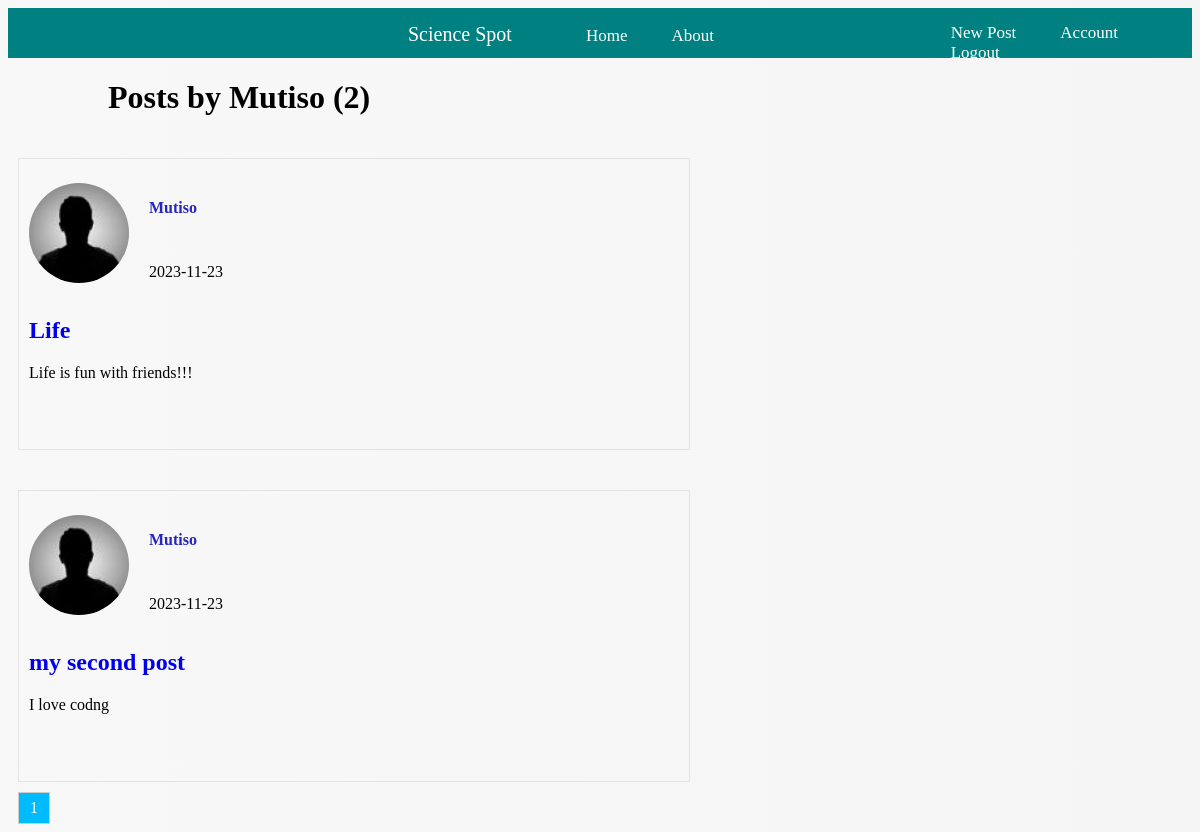
The app's page /user/Mutiso (signed in), older data.
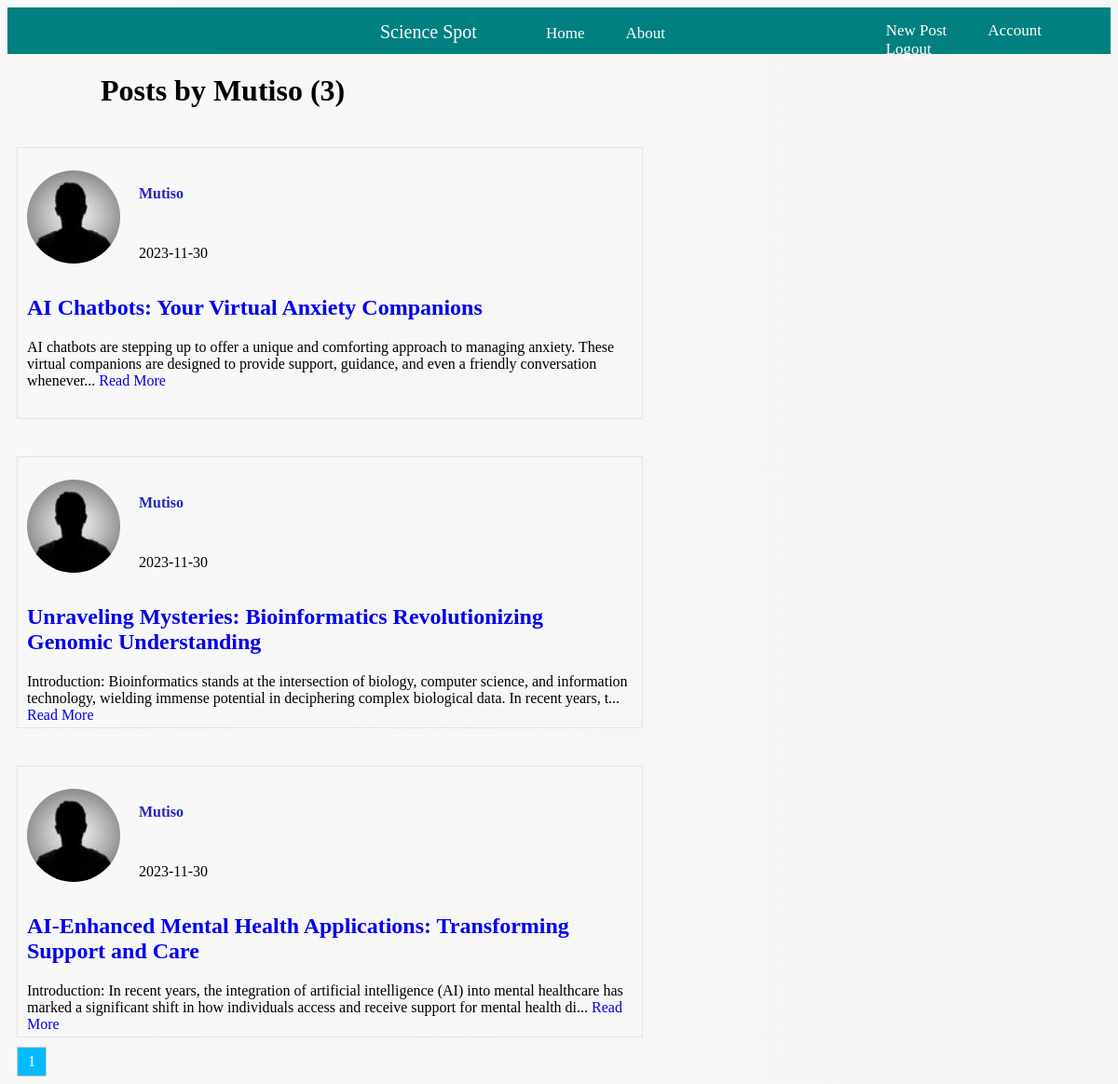
The same page, newer data.
### flaskblog/models.py (models this page shows, shortened)
class User(db.Model, UserMixin):
    id = db.Column(db.Integer, primary_key=True)
    username = db.Column(db.String(20), unique=True, nullable=False)
    email = db.Column(db.String(120), unique=True, nullable=False)
    image_file = db.Column(db.String(20), nullable=False, default='default.jpg')
    password = db.Column(db.String(60), nullable=False)
    posts = db.relationship('Post', backref='author', lazy=True)
    """How ro represent our user model"""

class Post(db.Model):
    id = db.Column(db.Integer, primary_key=True)
    title = db.Column(db.String(100), nullable=False)
    date_posted = db.Column(db.DateTime, nullable=False, default=datetime.utcnow)
    content = db.Column(db.Text, nullable=False)
    user_id = db.Column(db.Integer, db.ForeignKey('user.id'), nullable=False)
    """How ro represent our post model"""

### flaskblog/routes.py (the view)
@app.route("/user/<string:username>")
@login_required
def user_posts(username):
    page = request.args.get('page', 1, type=int)
    user = User.query.filter_by(username=username).first_or_404()
    posts = Post.query.filter_by(author=user)\
        .order_by(Post.date_posted.desc())\
        .paginate(page=page, per_page=5)
    return render_template('user_posts.html', posts=posts, user=user)

### flaskblog/models.py (called while the page is built)
@login_manager.user_loader
def load_user(user_id):
    return User.query.get(int(user_id))

### flaskblog/templates/user_posts.html
{% extends 'layout.html' %} {% block content %}
<h1 style="margin-left: 100px;">Posts by {{ user.username }} ({{ posts.total }})</h1>
<div class="homediv-container">
  {% for post in posts.items %}
    <div class="homediv">
      <div class="homedivdetails">
        <img class="accountimageclass" src="{{ url_for('static', filename='images/' + post.author.image_file) }}"/>
        <div class="user-details">
          <p><a href="{{ url_for('user_posts', username=post.author.username) }}">{{ post.author.username }}</a></p>
          <p>{{ post.date_posted.strftime('%Y-%m-%d') }}</p>
        </div>
      </div>
      <div>
        <p><h2><a href="{{ url_for('post', post_id=post.id) }}">{{ post.title }}</a></h2></p>
        <p>{{ post.content[:200] }}{% if post.content|length > 200 %}... <a href="{{ url_for('post', post_id=post.id) }}">Read More</a>{% endif %}</p>
      </div>
    </div>
  {% endfor %}
</div>
<div class="pagination">
  {% for page_num in posts.iter_pages(left_edge=1, right_edge=1, left_current=1, right_current=2) %}
    {% if page_num %}
      {% if posts.page == page_num %}
        <a href="{{ url_for('home', page=page_num) }}" class="current-page">{{ page_num }}</a>
      {% else %}
        <a href="{{ url_for('home', page=page_num) }}">{{ page_num }}</a>
      {% endif %}
    {% else %}
      <span class="ellipsis">...</span>
    {% endif %}
  {% endfor %}
</div>
{% endblock content %}

### flaskblog/templates/layout.html (shortened to what this page needs)
<!DOCTYPE html>
<html lang="en">
  <head>
    <link
      rel="stylesheet"
      type="text/css"
      href="{{ url_for('static', filename='navigation.css') }}"
    />
    <link
      rel="stylesheet"
      type="text/css"
      href="{{ url_for('static', filename='style.css') }}"
    />
  </head>
  <body>
    <nav>
      <div class="container">
        <div class="left-section">
          <a class="logo">Science Spot</a>
          <a class="text" href="{{ url_for('home') }}">Home</a>
          <a class="text" href="{{ url_for('about') }}">About</a>
        </div>
        <div class="right-section">
          {% if current_user.is_authenticated %}
          <a class="text" href="{{ url_for('new_post') }}">New Post</a>
          <a class="text" href="{{ url_for('account') }}">Account</a>
          <a class="text" href="{{ url_for('logout') }}">Logout</a>
          {% else %}
          <a class="text" href="{{ url_for('login') }}">Login</a>
          <a class="text" href="{{ url_for('register') }}">Register</a>
          {% endif %}
        </div>
      </div>
    </nav>
    <div>
       {% block content %} {% endblock %}
    </div>
  </body>
</html>

### flaskblog/static/navigation.css (style rules this page uses)
* { text-decoration: none; }
nav { background-color: teal; height: 50px; }
.container { display: flex; flex-direction: row; justify-content: space-between; padding-top: 15px; }
.left-section { flex: 2; margin-left: 400px; }
.logo { font-size: 20px; font-family: 500; padding-right: 50px; color: white; }
.right-section { flex: 1; }
.text { padding: 20px; font-size: 17px; color: white; }

### flaskblog/static/style.css (style rules this page uses)
body { background: linear-gradient(to right, #f8f8f8, #f5f5f5); }
.accountimageclass { border-radius: 50%; width: 100px; height: 100px; object-fit: cover; }
.homediv-container { display: flex; flex-wrap: wrap; gap: 20px; }
.homediv { margin-top: 20px; margin-left: 10px; padding: 10px; width: 650px; height: 270px; border: 1px solid rgb(231, 226, 226); }
.homedivdetails { display: flex; align-items: center; }
.user-details { display: flex; flex-direction: column; margin-left: 20px; }
.user-details a { text-decoration: none; color: rgb(38, 38, 189); font-weight: bold; margin-bottom: 10px; }
.user-details > p { margin-top: 30px; }
.pagination { display: flex; margin-left: 10px; margin-top: 10px; }
.pagination a { display: inline-block; width: 30px; height: 30px; text-align: center; line-height: 30px; border: 1px solid #ccc; text-decoration: none; color: #333; }
.pagination a.current-page { background-color: rgb(0, 187, 255); color: white; }

Row changes from the older to the newer data that the page shows:
removed Post: image_file (picture), author.username "Mutiso", date_posted "2023-11-23", title "Life", content "Life is fun with friends!!!"
removed Post: image_file (picture), author.username "Mutiso", date_posted "2023-11-23", title "my second post", content "I love codng"
added Post: image_file (picture), author.username "Mutiso", date_posted "2023-11-30", title "AI Chatbots: Your Virtual Anxiety Companions", content "AI chatbots are stepping up to offer a unique and comforting approach to managing anxiety. These virtual companions are designed to provide support, guidance, and even a friendly conversation whenever"
added Post: image_file (picture), author.username "Mutiso", date_posted "2023-11-30", title "Unraveling Mysteries: Bioinformatics Revolutionizing Genomic Understanding", content "Introduction: Bioinformatics stands at the intersection of biology, computer science, and information technology, wielding immense potential in deciphering complex biological data. In recent years, t"
added Post: image_file (picture), author.username "Mutiso", date_posted "2023-11-30", title "AI-Enhanced Mental Health Applications: Transforming Support and Care", content "Introduction: In recent years, the integration of artificial intelligence (AI) into mental healthcare has marked a significant shift in how individuals access and receive support for mental health di"
Text that changed along with them:
{{ posts.total }}: "2" → "3"
